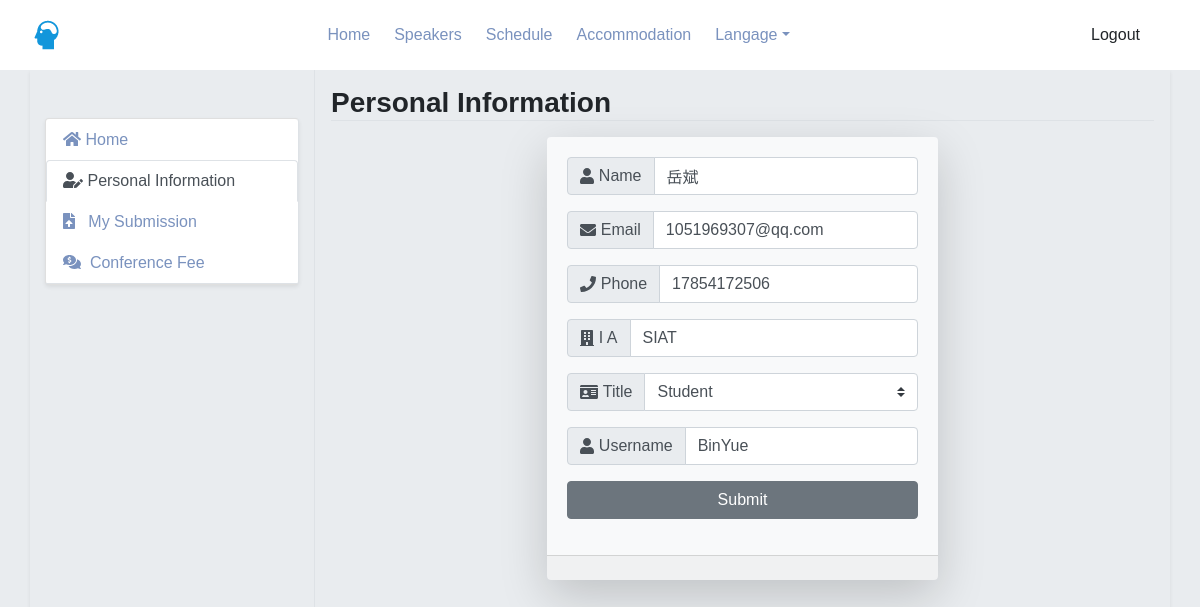
The page /my/info (signed in) on the database as committed earlier.
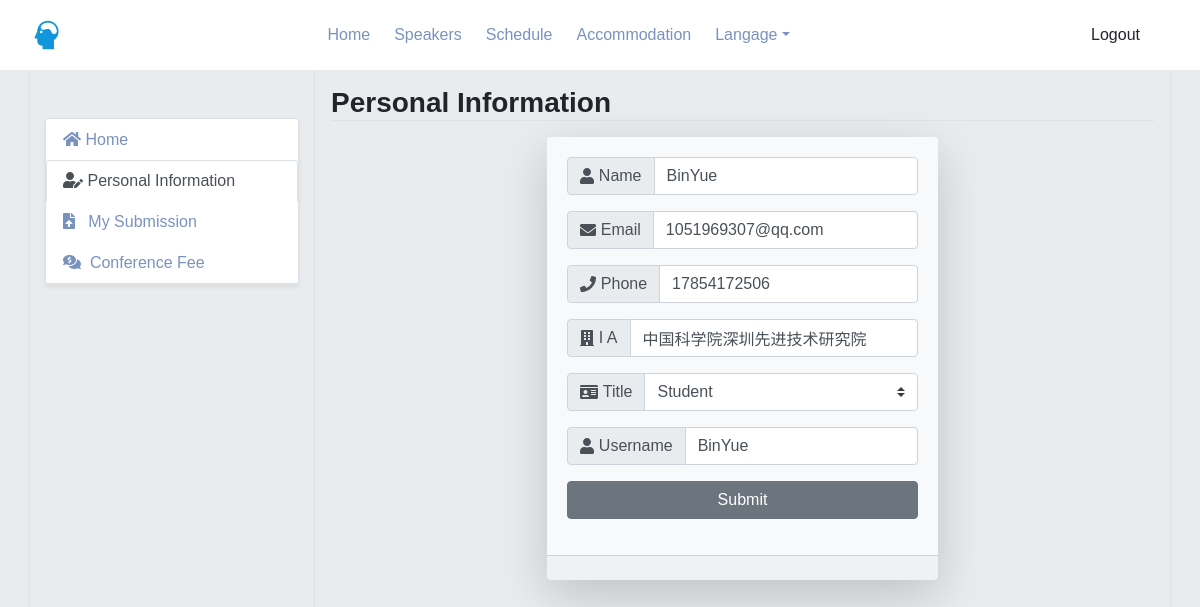
The same page on the database as committed later.
### tables this page shows
CREATE TABLE user (
    id INTEGER PRIMARY KEY AUTOINCREMENT,
    -- 用户名
    username TEXT NOT NULL,
    -- 密码
    password TEXT NOT NULL,
    -- 性别
    gender TEXT NOT NULL,
    -- 邮箱
    email TEXT NOT NULL,
    -- 手机号
    phone TEXT NOT NULL,
    -- 姓名
    name TEXT NOT NULL,
    -- 工作单位
    workplace TEXT NOT NULL,
    -- 职称
    title INTEGER NOT NULL,
    -- 邮寄地址(发票、邀请函)
    address TEXT NULL,
    -- 用户创建时间
    created TIMESTAMP NOT NULL DEFAULT CURRENT_TIMESTAMP,
    -- 是否需要看孩子
    requirement_baby_care BOOLEAN NOT NULL DEFAULT False,
    -- 是否需要同声传译
    requirement_simultaneous_transmission BOOLEAN NOT NULL DEFAULT False,
    -- 是否缴费完成
    paid BOOLEAN NOT NULL DEFAULT False,
    -- 是否提交摘要
    submit BOOLEAN NOT NULL DEFAULT False,
    -- 备用1
    remark1 TEXT NULL,
    -- 备用2
    remark2 INTEGER NULL
);

### nature/manage.py (the view, shortened to what this page needs)
@bp.route('/info', methods=('GET', 'POST'))
@login_required
def person():
    user_id = session.get('user_id')
    return render_template('manage/person.html')

### nature/auth.py (called while the page is built)
@bp.before_app_request
def load_logged_in_user():
    user_id = session.get('user_id')
    if user_id is None:
        g.user = None
    else:
        g.user = get_db().execute(
            'SELECT * FROM user WHERE id = ?', (user_id,)
        ).fetchone()

def login_required(view):
    @functools.wraps(view)
    def wrapped_view(**kwargs):
        if g.user is None:
            return redirect(url_for('auth.login'))
        return view(**kwargs)
    return wrapped_view

### nature/db.py (called while the page is built)
def get_db():
    if 'db' not in g:
        g.db = sqlite3.connect(
            current_app.config['DATABASE'],
            detect_types=sqlite3.PARSE_DECLTYPES
        )
        g.db.row_factory = sqlite3.Row
    return g.db

### nature/manage.py (called while the page is built)
@bp.before_app_request
def load_logged_in_user():
    user_id = session.get('user_id')
    if user_id is None:
        g.user = None
    else:
        g.user = get_db().execute(
            'SELECT * FROM user WHERE id = ?', (user_id,)
        ).fetchone()

### nature/root.py (called while the page is built)
@bp.before_app_request
def load_logged_in_admin():
    admin_id = session.get('admin_id')
    if admin_id is None:
        g.admin = None
    else:
        g.admin = get_db().execute(
            'SELECT * FROM admin WHERE id = ?', (admin_id,)
        ).fetchone()

### nature/templates/manage/person.html (shortened to what this page needs)
{% extends 'base.html'%}
{% block content %}
<div class="container container-index w-100 h-100 shadow-sm">
  <div class="row">
    <div class="col-lg-3 col-md-6 col-sm-12 border-right">
      <nav class="border-right card shadow-sm mt-5 mb-5 sidebar">
        <div class="sidebar-sticky">
          <ul class="nav flex-column nav-fill nav-tabs">
            <li class="nav-item text-left">
              <a class="nav-link btn-block" href="index">
                <i class="fas fa-home"></i>
                <span>Home</span>
              </a>
            </li>
            <li class="nav-item text-left">
              <a class="nav-link btn-block active" href="info">
                <i class="fas fa-user-edit"></i>
                <span>Personal Information</span>
              </a>
            </li>
            <li class="nav-item text-left">
              <a class="nav-link btn-block" href="submit">
                <i class="fas fa-file-upload"></i>&nbsp;&nbsp;
                <span>My Submission</span>
              </a>
            </li>
            <li class="nav-item text-left">
              <a class="nav-link btn-block" href="fee">
                <i class="fas fa-comments-dollar"></i>&nbsp;
                <span>Conference Fee</span>
              </a>
            </li>
          </ul>
        </div>
      </nav>
    </div>
    <div class="col-lg-9 col-md-6 col-sm-12 p-3">
      <h3 class="border-bottom"><strong>Personal Information</strong></h3>
      <div class="row justify-content-center mt-3 mb-3">
        <div class="card shadow-lg bg-light border-0">
          <div class="card-body">
          <form action="" method="post">
            <div class="form-group">
              <div class="input-group">
                <div class="input-group-prepend">
                  <span class="input-group-text"><i class="fas fa-user"></i>&nbsp;Name</span>
                </div>
                <input type="text" class="form-control" name="name" id="name" value="{{ g.user['name'] }}" required>
              </div>
            </div>
            <div class="form-group">
              <div class="input-group">
                <div class="input-group-prepend">
                  <span class="input-group-text"><i class="fas fa-envelope"></i>&nbsp;Email</span>
                </div>
                <input type="text" class="form-control" name="email" id="email" value="{{ g.user['email'] }}" required>
              </div>
            </div>
            <div class="form-group">
              <div class="input-group">
                <div class="input-group-prepend">
                  <span class="input-group-text"><i class="fas fa-phone"></i>&nbsp;Phone</span>
                </div>
                <input type="text" class="form-control" name="phone" id="phone" value="{{ g.user['phone'] }}" required>
              </div>
            </div>
            <div class="form-group">
              <div class="input-group">
                <div class="input-group-prepend">
                  <span class="input-group-text"><i class="fas fa-building"></i>&nbsp;I A</span>
                </div>
                <input type="text" class="form-control" name="workplace" id="workplace" value="{{ g.user['workplace'] }}" required>
              </div>
            </div>
            <div class="form-group">
              <div class="input-group">
                <div class="input-group-prepend">
                  <span class="input-group-text"><i class="fas fa-id-card"></i>&nbsp;Title</span>
                </div>
                <select class="custom-select form-control" name="title" id="title">
                  <option value="1" {% if g.user['title']==1 %} selected="selected" {% endif %}>Student</option>
                </select>
              </div>
            </div>
            <div class="form-group">
              <div class="input-group">
                <div class="input-group-prepend">
                  <span class="input-group-text"><i class="fas fa-user"></i>&nbsp;Username</span>
                </div>
                <input type="text" class="form-control" name="username" id="username" value="{{ g.user['username'] }}" required>
              </div>
            </div>
            <div class="form-group">
              <button type="submit" class="btn btn-secondary btn-block">Submit</button>
            </div>
          </form>
          </div>
          <div class="card-footer">
          </div>
        </div>
    </div>
  </div>
</div>
{% endblock %}

### nature/templates/base.html (shortened to what this page needs)
<!doctype html>
<link rel="stylesheet" href="{{ url_for('static', filename='css/bootstrap.min.css')}}">
<link rel="stylesheet" href="{{ url_for('static', filename='css/style.css')}}">
<body>
<nav class="navbar navbar-light navbar-expand-lg bg-white sticky-top">
    <div class="container-fluid">
      <a class="navbar-brand" href="/"><img src="{{ url_for('static', filename='img/Brain_32.png') }}"></a>
      <div class="collapse navbar-collapse" id="navbar">
        <ul class="navbar-nav mr-auto ml-auto d-flex flex-column flex-md-row justify-content-between">
          <li class="nav-item mr-4">
            <a class="py-2" href="/">Home</a>
          </li>
          <li class="nav-item mr-4">
            <a class="py-2" href="/speakers">Speakers</a>
          </li>
          <li class="nav-item mr-4">
            <a class="py-2" href="#">Schedule</a>
          </li>
          <li class="nav-item mr-4">
            <a class="py-2" href="#">Accommodation</a>
          </li>
          <li class="nav-item dropdown mr-4">
            <a class="dropdown-toggle" data-toggle="dropdown" href="#" role="button" aria-haspopup="true" aria-expanded="false">Langage</a>
          </li>
        </ul>
            {% if g.user %}
                <a class="nav-link" href="{{ url_for('auth.logout') }}">
                  <button class="btn btn-white">Logout</button>
                </a>
            {% endif %}
      </div>
  </div>
</nav>
{% block content %}
{% endblock %}
</body>

### nature/static/css/style.css (style rules this page uses)
body,a,button,p,span,div { font-family: Arial, Helvetica, sans-serif; }
body { background: #e9ecef; }
li.nav-item a { font-size: 1em; font-weight: 500; text-decoration: none; color:rgb(122, 146, 190); }
button { display: inline-block; color: white; font-weight: 500; transition: color .15s ease-in-out, background-color .15s ease-in-out, border-color .15s ease-in-out, box-shadow .15s ease-in-out }

Rows that differ between the two databases and show on the page:
changed user "BinYue": name "岳斌" → "BinYue"; workplace "SIAT" → "中国科学院深圳先进技术研究院"
